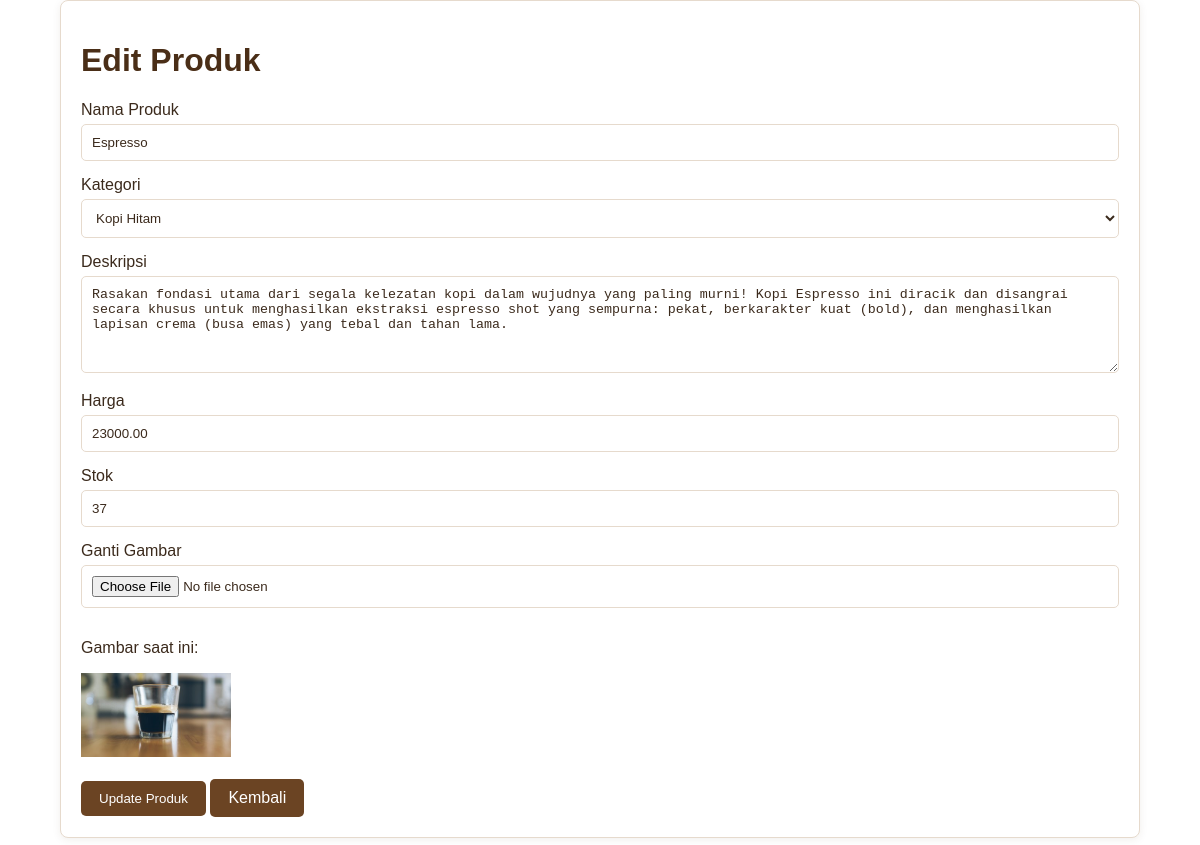
/admin/edit.php?id=9 (signed in), run on the app's committed database.
### tables this page shows
CREATE TABLE `produk` (
  `id` int(11) NOT NULL,
  `nama` varchar(100) NOT NULL,
  `kategori` varchar(50) NOT NULL,
  `deskripsi` text NOT NULL,
  `harga` decimal(12,2) NOT NULL,
  `stok` int(11) NOT NULL DEFAULT '0',
  `gambar` varchar(255) DEFAULT NULL,
  `created_at` timestamp NOT NULL DEFAULT CURRENT_TIMESTAMP
);

### admin/edit.php (the view, shortened to what this page needs)
<?php
require_once "../config/database.php";
$id = isset($_GET['id'])
    ? (int)$_GET['id']
    : 0;
$query = mysqli_query(
    $conn,
    "SELECT * FROM produk
     WHERE id = $id"
);
$produk = mysqli_fetch_assoc($query);
?>
<!DOCTYPE html>
<html>
<head>
    <link rel="stylesheet" href="../assets/style.css">
</head>
<body>
<div class="container">
    <div class="card">
        <h1>Edit Produk</h1>
        <form
            action="proses_produk.php"
            method="POST"
            enctype="multipart/form-data"
        >
            <label>Nama Produk</label>
            <input
                type="text"
                name="nama"
                value="<?= htmlspecialchars($produk['nama']); ?>"
                required
            >
            <label>Kategori</label>
            <select name="kategori" required>
                <option value="Kopi Hitam"
                    <?= $produk['kategori'] == 'Kopi Hitam' ? 'selected' : ''; ?>>
                    Kopi Hitam
                </option>
            </select>
            <label>Deskripsi</label>
            <textarea
                name="deskripsi"
                rows="5"
                required
            ><?= htmlspecialchars($produk['deskripsi']); ?></textarea>
            <label>Harga</label>
            <input
                type="number"
                name="harga"
                value="<?= $produk['harga']; ?>"
                required
            >
            <label>Stok</label>
            <input
                type="number"
                name="stok"
                value="<?= $produk['stok']; ?>"
                required
            >
            <label>Ganti Gambar</label>
            <input
                type="file"
                name="gambar"
                accept=".jpg,.jpeg,.png,.webp"
            >
            <?php if ($produk['gambar']): ?>
                <p>Gambar saat ini:</p>
                <img
                    src="../uploads/produk/<?= htmlspecialchars($produk['gambar']); ?>"
                    width="150"
                >
            <?php endif; ?>
            <br><br>
            <button
                type="submit"
                class="btn"
            >
                Update Produk
            </button>
            <a
                href="produk.php"
                class="btn"
            >
                Kembali
            </a>
        </form>
    </div>
</div>
</body>
</html>

### assets/style.css (style rules this page uses)
:root { --kayu: #6b4423; --kayu-tua: #4a2e17; --kayu-muda: #a9794a; --kayu-pucat: #f3ebe3; --putih: #ffffff; --teks: #3b2a1c; --garis: #e6dacd; }
* { box-sizing: border-box; }
body { margin: 0; font-family: Arial, sans-serif; background: var(--putih); color: var(--teks); }
.container { width: 90%; max-width: 1100px; margin: auto; }
h1, h2, h3 { color: var(--kayu-tua); }
.btn { display: inline-block; padding: 10px 18px; background: var(--kayu); color: var(--putih); text-decoration: none; border-radius: 5px; border: none; cursor: pointer; }
.card { background: var(--putih); padding: 20px; border: 1px solid var(--garis); border-radius: 8px; margin-bottom: 20px; box-shadow: 0 2px 8px rgba(74, 46, 23, 0.08); }
input, textarea, select { width: 100%; padding: 10px; margin-top: 5px; margin-bottom: 15px; border: 1px solid var(--garis); border-radius: 5px; background: var(--putih); color: var(--teks); }
a { color: var(--kayu); }

### data on the page
produk: nama "Espresso", kategori "Kopi Hitam", deskripsi "Rasakan fondasi utama dari segala kelezatan kopi dalam wujudnya yang paling murni! Kopi Espresso ini diracik dan disangrai secara khusus untuk menghasilkan ekstraksi espresso shot yang sempurna: pekat, berkarakter kuat (bold), dan menghasilkan lapisan crema (busa emas) yang tebal dan tahan lama.", harga "23000.00", stok "37", gambar (picture)
